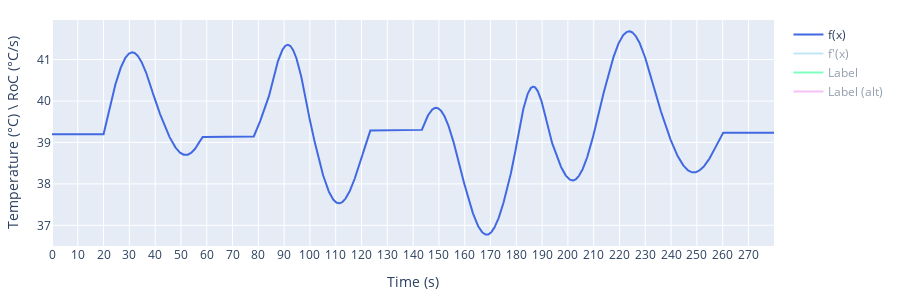

Source (notebook cell):
### Code cell
stimuli = StimuliFunction(
    minimal_desired_duration,
    frequencies,
    amplitudes,
    sample_rate,
    random_periods=True,
    seed=seed
).add_baseline_temp(
    baseline_temp
).add_plateaus(
    plateau_duration=20, 
    n_plateaus=4, 
    add_at_start="random", 
    add_at_end=True)
print(f"Seed: {stimuli.seed}")
_ = stimuli_extra(stimuli.wave, stimuli.wave_dot, stimuli.sample_rate, s_RoC=0.2, display_stats=True)

### Figure 1 — Plotly figure (JSON) as saved in the notebook; plotly's stock layout.template omitted (floating-point values rounded to 4 significant figures; data arrays with more than 128 entries replaced by an {"elided": "..."} marker saying what was removed)
{"data": [{"line": {"color": "royalblue"}, "name": "f(x)", "type": "scatter", "visible": true, "x": {"elided": "2800 float values"}, "y": {"elided": "2800 float values"}}, {"line": {"color": "skyblue"}, "name": "f'(x)", "type": "scatter", "visible": "legendonly", "x": {"elided": "2800 float values"}, "y": {"elided": "2800 float values"}}, {"line": {"color": "springgreen"}, "name": "Label", "type": "scatter", "visible": "legendonly", "x": {"elided": "2800 float values"}, "y": {"elided": "2800 int values"}}, {"line": {"color": "violet"}, "name": "Label (alt)", "type": "scatter", "visible": "legendonly", "x": {"elided": "2800 float values"}, "y": {"elided": "2800 int values"}}], "layout": {"autosize": false, "height": 300, "margin": {"b": 20, "l": 20, "r": 20, "t": 20}, "width": 900, "xaxis": {"dtick": 10, "tick0": 0, "tickmode": "linear", "title": {"text": "Time (s)"}}, "yaxis": {"title": {"text": "Temperature (°C) \\ RoC (°C/s)"}}}}
